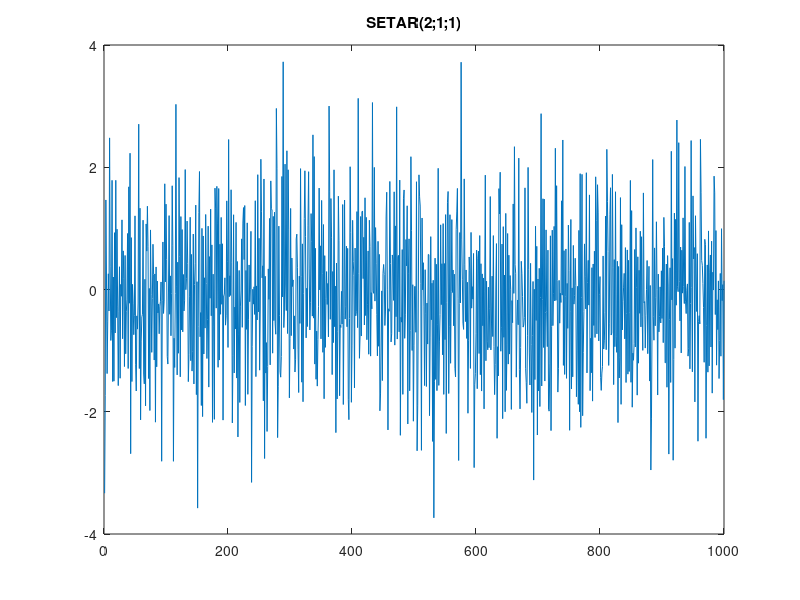

This chart was generated by the following MATLAB code: (Note: this script raises an error after producing the figure.)
close all
clear all

%% Simulation
r1 = 0;
rng(1)
N = 1000;
e = randn(N,1);
X = zeros(N,1);

a0 = [1.0, -1.0];
a1 = [0.6, 0.4];

% Initialize the first value of X based on r1
X(1) = sqrt(1 / (1 - a1(1)^2)) * e(1) * (r1 >= 0) + ...
       sqrt(1 / (1 - a1(2)^2)) * e(1) * (r1 < 0);

% Generate the time series
for n = 2:N
    X(n) = (a0(1) + a1(1) * X(n-1) + e(n)) * (X(n-1) <= r1) + ...
           (a0(2) + a1(2) * X(n-1) + e(n)) * (X(n-1) > r1);
end

figure(1)
plot(X)
title("SETAR(2;1;1)")

% Theoretical conditional expectation
x_theo = linspace(min(X), max(X), 100);
Mhat_theo = @(x) (a0(1) + a1(1) * x) .* (x <= r1) + ...
                 (a0(2) + a1(2) * x) .* (x > r1);

% Calculate an estimation of the conditional expectation
h = [0.1, 0.4, 0.8];
points = 100;
order = 1;
Mhat = zeros(length(h), points);
for i = 1:length(h)
    [x, Mhat(i,:)] = regsmooth1D([X(1:end-1) X(2:end)], points, order, h(i));
end

figure(2)
hold on
p1 = plot(x, Mhat, 'LineWidth', 2);
s1 = scatter(x_theo, Mhat_theo(x_theo), 'k+');
scatter(X(1:end-1), X(2:end), 'b', 'filled', 'MarkerFaceAlpha', 0.1);
legend("h=0.1", "h=0.4", "h=0.8", "Theoretical conditional mean", "Realizations")
xlabel("X_k")
ylabel("X_{k+1}")
title("Theoretical and estimated conditional mean")
grid on
hold off